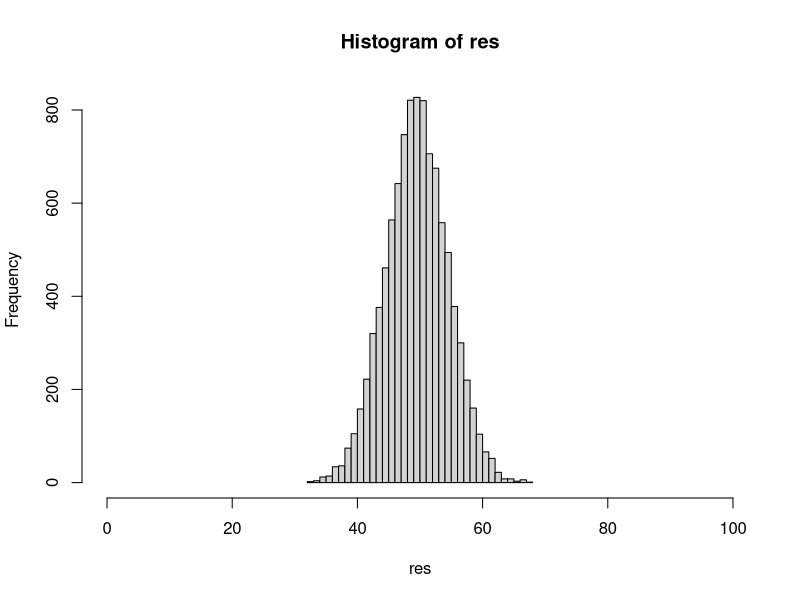

Write R code to recreate this figure. (Note: a time limit stopped this script after it produced the figure.)

# first lets look at what we expect the outcome
# of a binomial process to look like
res <- rbinom(10000, 100, .5)
hist(res, xlim=c(0,100), breaks=30)

# now lets create some data that would be appropriate for 
# a chi square test
dat <- matrix(NA, 2, 2)
colnames(dat) <- c("presence", "absence")
row.names(dat) <- c("SD", "SM")

# instead of picking a single sample size
# and typing it in every where manually
# what I do here is set up a variable nsp
# that will include my sample size and then
# split those species 70% in sexually dimorphic
# and 30% in sexually monomorphic.
nsp <- 600
sd <- nsp * .7
sm <- nsp - sd

# now lets use those numbers to fill out our 
# data table
dat[1,] <- c(sd*.7, sd*.3)
dat[2,] <- c(sm*.6, sm*.4)

# and here we run the test
chisq.test(dat)


# lets see what sample size we need to reach
# to detect a unfair coin that is very close to fair
heads <- c()
pvals <- c()
# lets try to run our test with a sample size that
# varies from 1 to 100000
for(i in 1:100000){
  # this print statement will let us monitor the progress of our code
  print(i)
  # here we use rbinom to do the coin flipping and we store the number of heads
  heads[i] <- rbinom(1, i, prob=.51)
  # here we performt he binomial test
  res <- binom.test(heads[i], n=i, p=.5)
  # here we record the pvalue
  pvals[i] <- res$p.value
}
# since p-values get really tiny and it is hard to tell the difference
# 0, 0.01, 0.05, and 0.10 on a scale that ranges from zero to one
# we will take the negative log of our values to make visualization 
# easier. You have seen this before (every manhatan plot ever)
plot(y=-1*log(pvals), x=1:100000,
     cex=.1, 
     col=rgb(1,0,0,.5),
     pch=16)

# lets add a line at the point of significance
abline(h=-1*log(0.05))
